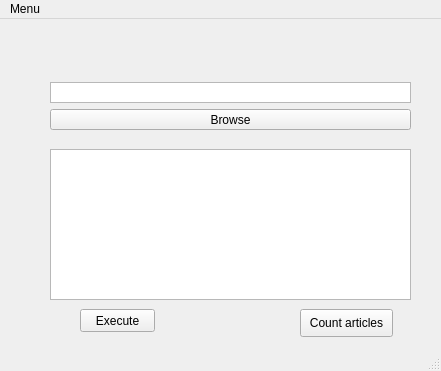
<?xml version="1.0" encoding="UTF-8"?>
<ui version="4.0">
 <class>MainWindow</class>
 <widget class="QMainWindow" name="MainWindow">
  <property name="geometry">
   <rect>
    <x>0</x>
    <y>0</y>
    <width>441</width>
    <height>371</height>
   </rect>
  </property>
  <property name="windowTitle">
   <string>MainWindow</string>
  </property>
  <widget class="QWidget" name="centralwidget">
   <widget class="QPushButton" name="BrowseButton">
    <property name="geometry">
     <rect>
      <x>50</x>
      <y>90</y>
      <width>361</width>
      <height>21</height>
     </rect>
    </property>
    <property name="text">
     <string>Browse</string>
    </property>
   </widget>
   <widget class="QTextEdit" name="FileLocation">
    <property name="geometry">
     <rect>
      <x>50</x>
      <y>63</y>
      <width>361</width>
      <height>21</height>
     </rect>
    </property>
    <property name="acceptDrops">
     <bool>true</bool>
    </property>
    <property name="verticalScrollBarPolicy">
     <enum>Qt::ScrollBarAlwaysOff</enum>
    </property>
    <property name="readOnly">
     <bool>true</bool>
    </property>
   </widget>
   <widget class="QTextEdit" name="Log">
    <property name="geometry">
     <rect>
      <x>50</x>
      <y>130</y>
      <width>361</width>
      <height>151</height>
     </rect>
    </property>
   </widget>
   <widget class="QPushButton" name="executeButton">
    <property name="geometry">
     <rect>
      <x>80</x>
      <y>290</y>
      <width>75</width>
      <height>23</height>
     </rect>
    </property>
    <property name="text">
     <string>Execute</string>
    </property>
   </widget>
   <widget class="QPushButton" name="ArticleButton">
    <property name="geometry">
     <rect>
      <x>300</x>
      <y>290</y>
      <width>93</width>
      <height>28</height>
     </rect>
    </property>
    <property name="text">
     <string>Count articles</string>
    </property>
   </widget>
  </widget>
  <widget class="QMenuBar" name="menubar">
   <property name="geometry">
    <rect>
     <x>0</x>
     <y>0</y>
     <width>441</width>
     <height>21</height>
    </rect>
   </property>
   <widget class="QMenu" name="menuMenu">
    <property name="title">
     <string>Menu</string>
    </property>
    <addaction name="actionClose"/>
    <addaction name="actionQuit"/>
   </widget>
   <addaction name="menuMenu"/>
  </widget>
  <widget class="QStatusBar" name="statusbar"/>
  <action name="actionClose">
   <property name="text">
    <string>Close</string>
   </property>
  </action>
  <action name="actionQuit">
   <property name="text">
    <string>Quit</string>
   </property>
  </action>
 </widget>
 <resources/>
 <connections/>
</ui>
